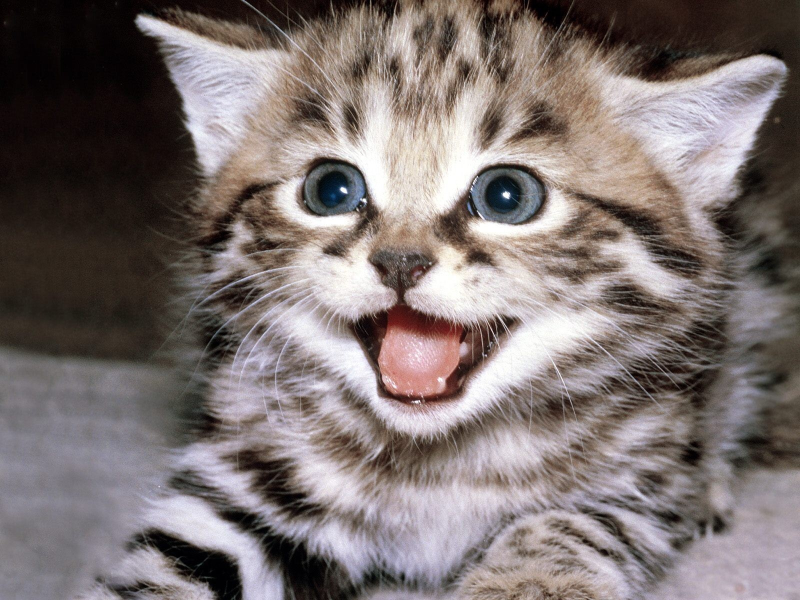
#> input picture Images/cat.jpeg, 1600 x 1200 px (shown at 1/2 size)
$ python masking.py
#> lines starting #> are read from the running program, lines starting #| are printed output that depends on the picture; after the words box and inside, x2 and y2 are one past the last pixel; in counts of white or black regions, pixels touching at a corner belong together
#> further down, img is the input picture: shape (1200, 1600, 3); mean B, G, R 113.1, 114.5, 124.8
import cv2 as cv
import numpy as np

def rescaleFrame(frame, scale):
#> called with scale = 0.5
	width = int(frame.shape[1]*scale)
#> width = 800
	height = int(frame.shape[0]*scale)
#> height = 600
	dimensions = (width, height)
#> dimensions = (800, 600)

	return cv.resize(frame, dimensions, interpolation = cv.INTER_AREA)
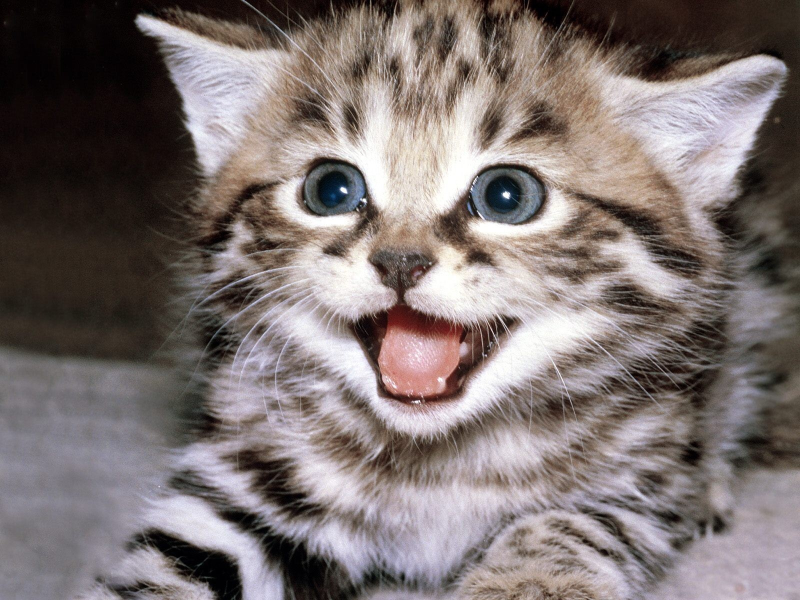
#> returned value: shape (600, 800, 3); mean of channels 0, 1, 2 113.2, 114.6, 124.9; drawn as B, G, R

img = cv.imread('Images/cat.jpeg')
img = rescaleFrame(img, 0.5)
cv.imshow('Cat', img)

blank = np.zeros(img.shape[:2], dtype='uint8')
cv.imshow('Blank Image', blank)

mask_circle = cv.circle(blank.copy(), (img.shape[1]//2, img.shape[0]//2), 100, 255, -1)
cv.imshow('Circular Mask', mask_circle)
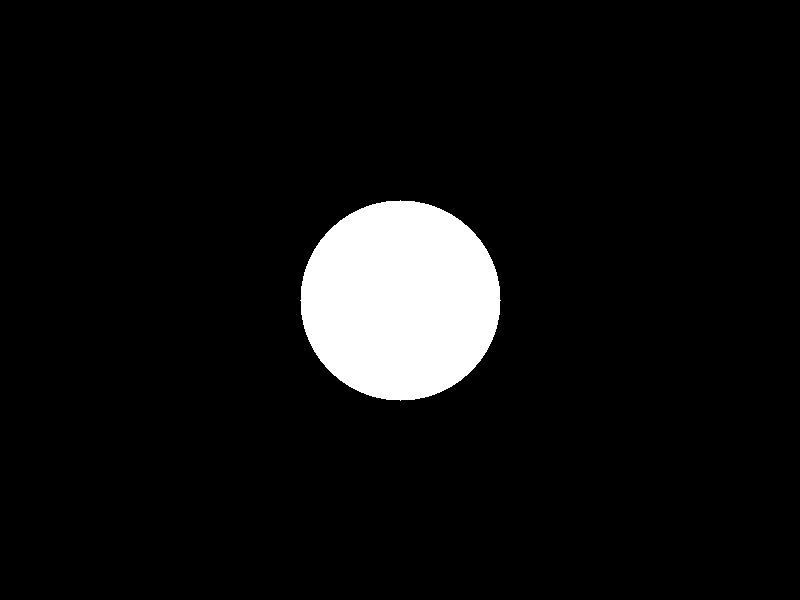
#> window 'Circular Mask': shape (600, 800); 6.5% white; 1 white region, box (x1, y1, x2, y2) and area: (300, 200, 501, 401) 31417

mask_rectangle = cv.rectangle(blank.copy(), (img.shape[1]//2 - 75, img.shape[0]//2 - 75), (img.shape[1]//2 + 75, img.shape[0]//2 + 75), 255, -1)
cv.imshow('Rectangular Mask', mask_rectangle)
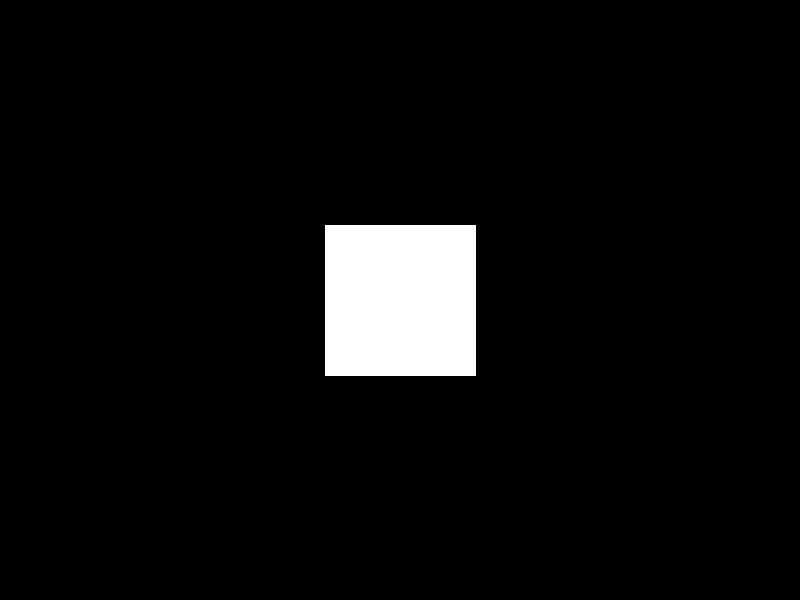
#> window 'Rectangular Mask': shape (600, 800); 4.8% white; 1 white region, box (x1, y1, x2, y2) and area: (325, 225, 476, 376) 22801

combined_mask = cv.bitwise_and(mask_rectangle, mask_circle)
cv.imshow('Final Mask', combined_mask)

masked = cv.bitwise_and(img, img, mask=combined_mask)
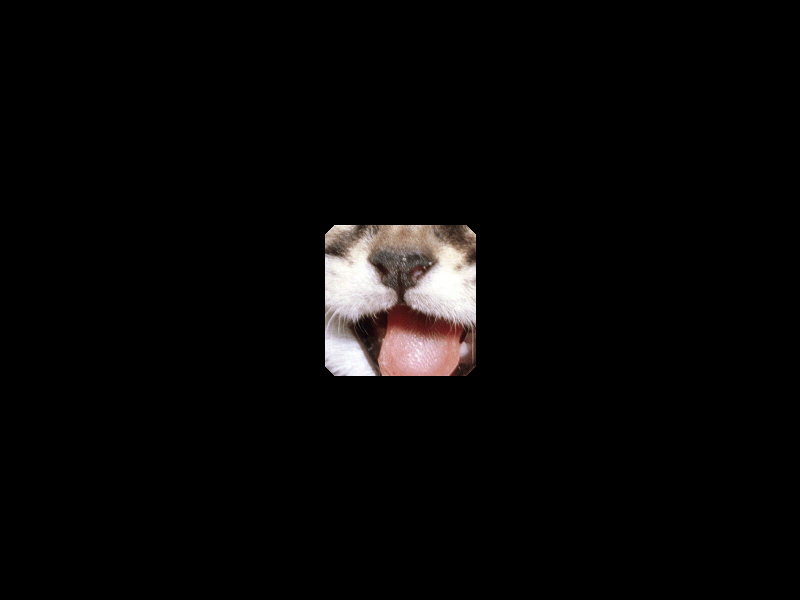
#> masked: shape (600, 800, 3); mean B, G, R 6.8, 7, 8
cv.imshow('Masked Image', masked)

cv.waitKey(0)

$ run again, with Images/person.jpeg copied over Images/cat.jpeg
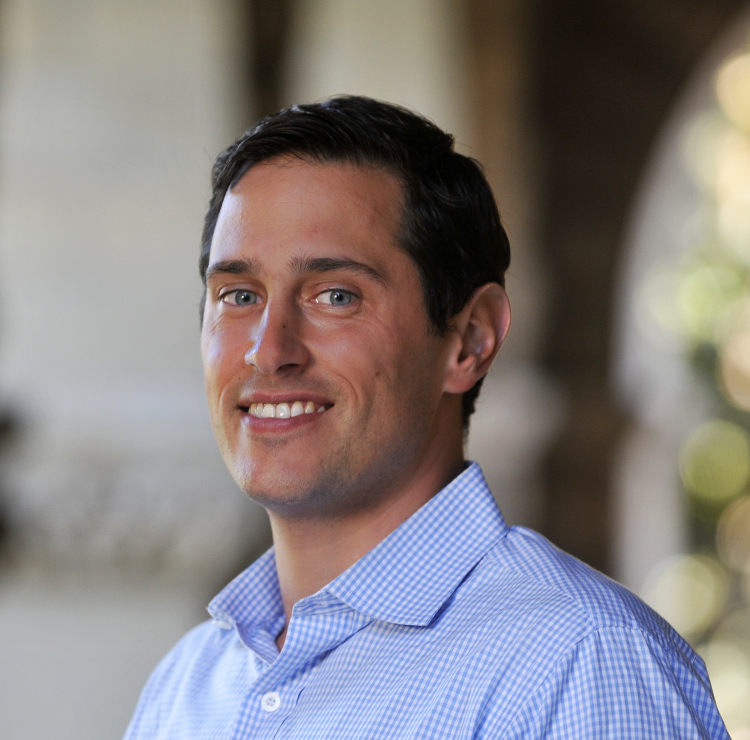
#> input picture Images/person.jpeg, 1500 x 1480 px (shown at 1/2 size)
#> img is the input picture: shape (1480, 1500, 3); mean B, G, R 129, 128.1, 133.9
#> `cv.imshow('Circular Mask', mask_circle)`:
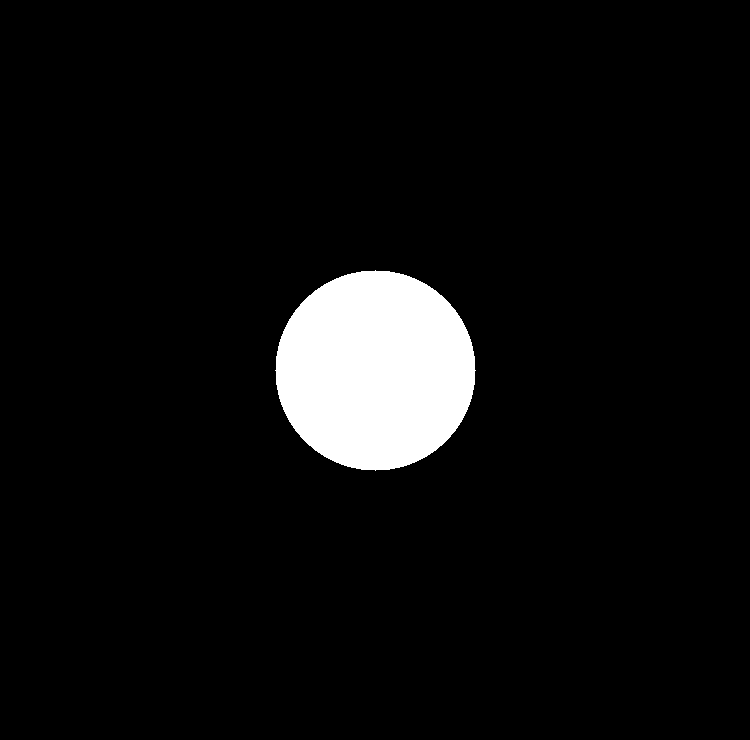
#> window 'Circular Mask': shape (740, 750); 5.7% white; 1 white region, box (x1, y1, x2, y2) and area: (275, 270, 476, 471) 31417
#> `masked = cv.bitwise_and(img, img, mask=combined_mask)`:
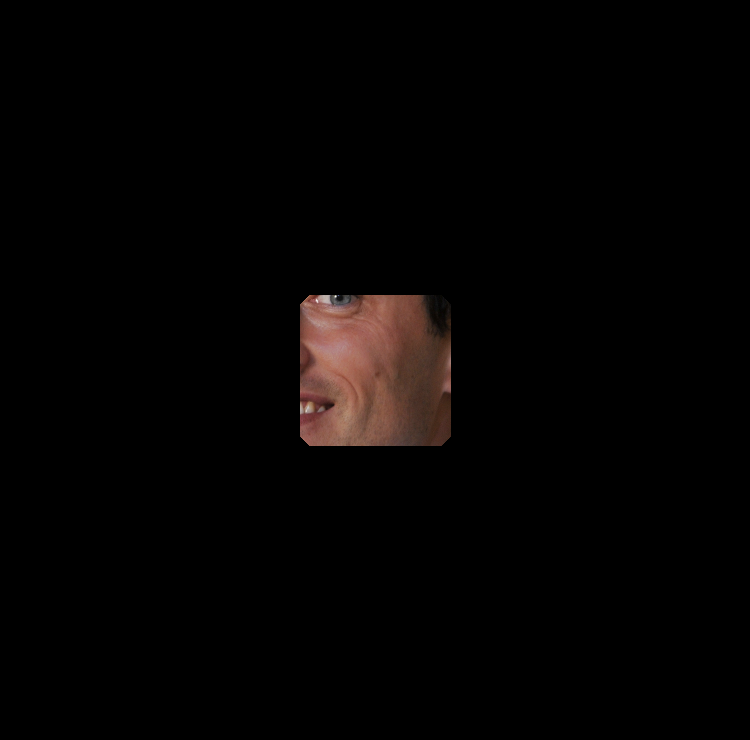
#> masked: shape (740, 750, 3); mean B, G, R 2.7, 3.2, 4.9
